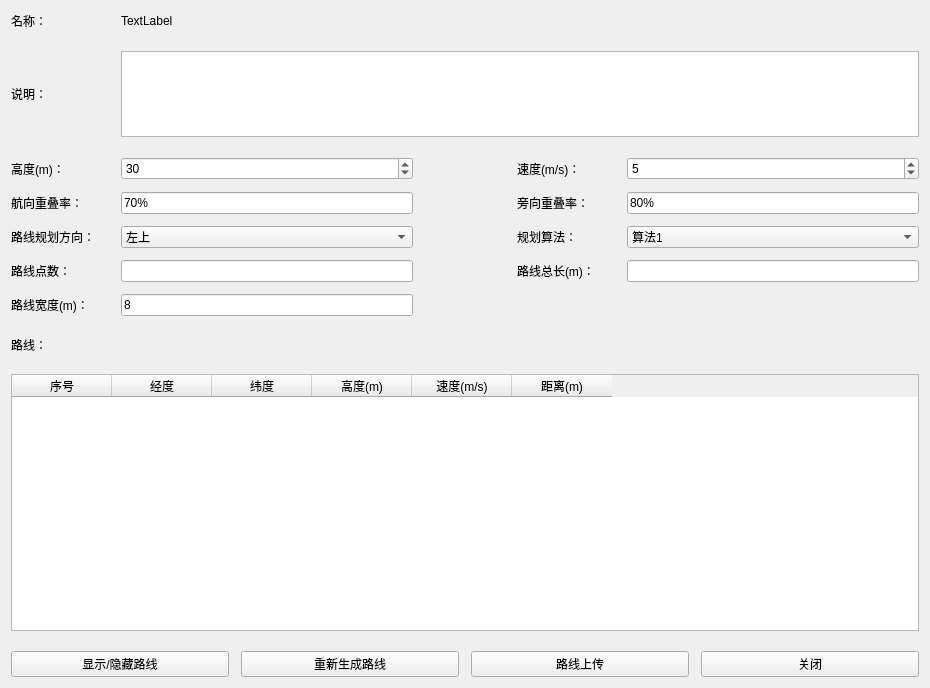
<?xml version="1.0" encoding="UTF-8"?>
<ui version="4.0">
 <class>CDlgScanParaShow</class>
 <widget class="QWidget" name="CDlgScanParaShow">
  <property name="geometry">
   <rect>
    <x>0</x>
    <y>0</y>
    <width>930</width>
    <height>688</height>
   </rect>
  </property>
  <property name="windowTitle">
   <string>Form</string>
  </property>
  <layout class="QVBoxLayout" name="verticalLayout" stretch="0,1,0,0,3,0">
   <property name="spacing">
    <number>20</number>
   </property>
   <item>
    <layout class="QHBoxLayout" name="horizontalLayout">
     <property name="spacing">
      <number>30</number>
     </property>
     <item>
      <widget class="QLabel" name="label">
       <property name="minimumSize">
        <size>
         <width>80</width>
         <height>0</height>
        </size>
       </property>
       <property name="maximumSize">
        <size>
         <width>80</width>
         <height>16777215</height>
        </size>
       </property>
       <property name="text">
        <string>名称：</string>
       </property>
      </widget>
     </item>
     <item>
      <widget class="QLabel" name="label_3">
       <property name="text">
        <string>TextLabel</string>
       </property>
      </widget>
     </item>
     <item>
      <spacer name="horizontalSpacer">
       <property name="orientation">
        <enum>Qt::Horizontal</enum>
       </property>
       <property name="sizeHint" stdset="0">
        <size>
         <width>40</width>
         <height>20</height>
        </size>
       </property>
      </spacer>
     </item>
    </layout>
   </item>
   <item>
    <layout class="QHBoxLayout" name="horizontalLayout_2" stretch="1,7">
     <property name="spacing">
      <number>30</number>
     </property>
     <item>
      <widget class="QLabel" name="label_2">
       <property name="minimumSize">
        <size>
         <width>80</width>
         <height>0</height>
        </size>
       </property>
       <property name="maximumSize">
        <size>
         <width>80</width>
         <height>16777215</height>
        </size>
       </property>
       <property name="text">
        <string>说明：</string>
       </property>
      </widget>
     </item>
     <item>
      <widget class="QTextEdit" name="textEdit"/>
     </item>
    </layout>
   </item>
   <item>
    <layout class="QGridLayout" name="gridLayout" columnstretch="1,4,1,1,4">
     <property name="horizontalSpacing">
      <number>30</number>
     </property>
     <property name="verticalSpacing">
      <number>12</number>
     </property>
     <item row="2" column="4">
      <widget class="QComboBox" name="comboBox_2">
       <item>
        <property name="text">
         <string>算法1</string>
        </property>
       </item>
      </widget>
     </item>
     <item row="2" column="3">
      <widget class="QLabel" name="label_10">
       <property name="minimumSize">
        <size>
         <width>80</width>
         <height>0</height>
        </size>
       </property>
       <property name="maximumSize">
        <size>
         <width>80</width>
         <height>16777215</height>
        </size>
       </property>
       <property name="text">
        <string>规划算法：</string>
       </property>
      </widget>
     </item>
     <item row="3" column="3">
      <widget class="QLabel" name="label_12">
       <property name="minimumSize">
        <size>
         <width>80</width>
         <height>0</height>
        </size>
       </property>
       <property name="maximumSize">
        <size>
         <width>80</width>
         <height>16777215</height>
        </size>
       </property>
       <property name="text">
        <string>路线总长(m)：</string>
       </property>
      </widget>
     </item>
     <item row="2" column="0">
      <widget class="QLabel" name="label_6">
       <property name="minimumSize">
        <size>
         <width>80</width>
         <height>0</height>
        </size>
       </property>
       <property name="maximumSize">
        <size>
         <width>80</width>
         <height>16777215</height>
        </size>
       </property>
       <property name="text">
        <string>路线规划方向：</string>
       </property>
      </widget>
     </item>
     <item row="0" column="0">
      <widget class="QLabel" name="label_4">
       <property name="minimumSize">
        <size>
         <width>80</width>
         <height>0</height>
        </size>
       </property>
       <property name="maximumSize">
        <size>
         <width>80</width>
         <height>16777215</height>
        </size>
       </property>
       <property name="text">
        <string>高度(m)：</string>
       </property>
      </widget>
     </item>
     <item row="1" column="1">
      <widget class="QLineEdit" name="lineEdit_4">
       <property name="text">
        <string>70%</string>
       </property>
      </widget>
     </item>
     <item row="0" column="3">
      <widget class="QLabel" name="label_5">
       <property name="minimumSize">
        <size>
         <width>80</width>
         <height>0</height>
        </size>
       </property>
       <property name="maximumSize">
        <size>
         <width>80</width>
         <height>16777215</height>
        </size>
       </property>
       <property name="text">
        <string>速度(m/s)：</string>
       </property>
      </widget>
     </item>
     <item row="0" column="4">
      <widget class="QSpinBox" name="spinBox_2">
       <property name="maximum">
        <number>999</number>
       </property>
       <property name="value">
        <number>5</number>
       </property>
      </widget>
     </item>
     <item row="1" column="3">
      <widget class="QLabel" name="label_8">
       <property name="minimumSize">
        <size>
         <width>80</width>
         <height>0</height>
        </size>
       </property>
       <property name="maximumSize">
        <size>
         <width>80</width>
         <height>16777215</height>
        </size>
       </property>
       <property name="text">
        <string>旁向重叠率：</string>
       </property>
      </widget>
     </item>
     <item row="1" column="0">
      <widget class="QLabel" name="label_7">
       <property name="minimumSize">
        <size>
         <width>80</width>
         <height>0</height>
        </size>
       </property>
       <property name="maximumSize">
        <size>
         <width>80</width>
         <height>16777215</height>
        </size>
       </property>
       <property name="text">
        <string>航向重叠率：</string>
       </property>
      </widget>
     </item>
     <item row="3" column="1">
      <widget class="QLineEdit" name="lineEdit"/>
     </item>
     <item row="3" column="4">
      <widget class="QLineEdit" name="lineEdit_2"/>
     </item>
     <item row="0" column="1">
      <widget class="QSpinBox" name="spinBox">
       <property name="maximum">
        <number>999</number>
       </property>
       <property name="value">
        <number>30</number>
       </property>
      </widget>
     </item>
     <item row="1" column="4">
      <widget class="QLineEdit" name="lineEdit_5">
       <property name="text">
        <string>80%</string>
       </property>
      </widget>
     </item>
     <item row="3" column="0">
      <widget class="QLabel" name="label_11">
       <property name="minimumSize">
        <size>
         <width>80</width>
         <height>0</height>
        </size>
       </property>
       <property name="maximumSize">
        <size>
         <width>80</width>
         <height>16777215</height>
        </size>
       </property>
       <property name="text">
        <string>路线点数：</string>
       </property>
      </widget>
     </item>
     <item row="2" column="1">
      <widget class="QComboBox" name="comboBox">
       <item>
        <property name="text">
         <string>左上</string>
        </property>
       </item>
       <item>
        <property name="text">
         <string>左下</string>
        </property>
       </item>
       <item>
        <property name="text">
         <string>右上</string>
        </property>
       </item>
       <item>
        <property name="text">
         <string>右下</string>
        </property>
       </item>
      </widget>
     </item>
     <item row="4" column="1">
      <widget class="QLineEdit" name="lineEdit_3">
       <property name="text">
        <string>8</string>
       </property>
      </widget>
     </item>
     <item row="4" column="0">
      <widget class="QLabel" name="label_13">
       <property name="minimumSize">
        <size>
         <width>80</width>
         <height>0</height>
        </size>
       </property>
       <property name="maximumSize">
        <size>
         <width>80</width>
         <height>16777215</height>
        </size>
       </property>
       <property name="text">
        <string>路线宽度(m)：</string>
       </property>
      </widget>
     </item>
     <item row="1" column="2">
      <spacer name="horizontalSpacer_2">
       <property name="orientation">
        <enum>Qt::Horizontal</enum>
       </property>
       <property name="sizeHint" stdset="0">
        <size>
         <width>40</width>
         <height>20</height>
        </size>
       </property>
      </spacer>
     </item>
    </layout>
   </item>
   <item>
    <widget class="QLabel" name="label_9">
     <property name="text">
      <string>路线：</string>
     </property>
    </widget>
   </item>
   <item>
    <widget class="QTableWidget" name="tableWidget">
     <attribute name="verticalHeaderVisible">
      <bool>false</bool>
     </attribute>
     <column>
      <property name="text">
       <string>序号</string>
      </property>
     </column>
     <column>
      <property name="text">
       <string>经度</string>
      </property>
     </column>
     <column>
      <property name="text">
       <string>纬度</string>
      </property>
     </column>
     <column>
      <property name="text">
       <string>高度(m)</string>
      </property>
     </column>
     <column>
      <property name="text">
       <string>速度(m/s)</string>
      </property>
     </column>
     <column>
      <property name="text">
       <string>距离(m)</string>
      </property>
     </column>
    </widget>
   </item>
   <item>
    <layout class="QHBoxLayout" name="horizontalLayout_9">
     <property name="spacing">
      <number>12</number>
     </property>
     <item>
      <widget class="QPushButton" name="pushButton">
       <property name="text">
        <string>显示/隐藏路线</string>
       </property>
      </widget>
     </item>
     <item>
      <widget class="QPushButton" name="pushButton_2">
       <property name="text">
        <string>重新生成路线</string>
       </property>
      </widget>
     </item>
     <item>
      <widget class="QPushButton" name="pushButton_3">
       <property name="text">
        <string>路线上传</string>
       </property>
      </widget>
     </item>
     <item>
      <widget class="QPushButton" name="pushButton_4">
       <property name="text">
        <string>关闭</string>
       </property>
      </widget>
     </item>
    </layout>
   </item>
  </layout>
 </widget>
 <resources/>
 <connections/>
</ui>
